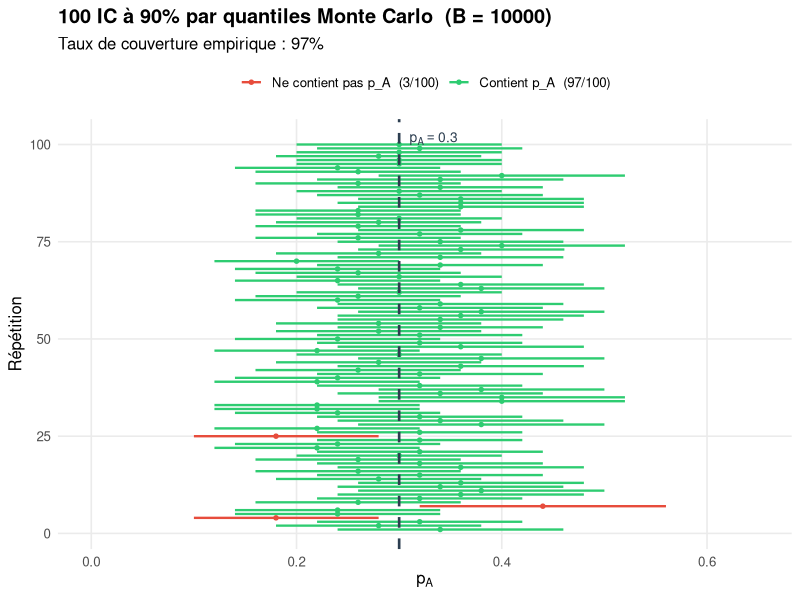

Write R code to recreate this figure.
## ---- chunk 1
pA <- 0.3   # proportion vraie (dans la vraie vie, inconnue)
n      <- 10  # taille d'échantillon
B      <- 10000 # nombre de simulations

# B échantillons → B proportions estimées
pA_est <- rbinom(B, size = n, prob = pA) / n

mean(pA_est)        
var(pA_est)         
## ---- chunk 2
set.seed(3344)
# --- Paramètres ---
p_A   <- 0.3   # vraie proportion
n     <- 50    # taille d'échantillon
N_rep <- 100   # nombre de répétitions
B <- 10000
alpha <- 0.1


# --- Simulation ---

resultats=data.frame(p_hat=rep(NA,N_rep),borne_inf=rep(NA,N_rep),borne_sup=rep(NA,N_rep))

for(i in 1:N_rep){
    p_hat<-rbinom(1, size = n, prob = p_A) / n
    simu<-rbinom(B, size = n, prob = p_hat) / n
    ic<-quantile(simu,probs=c(alpha/2,1-alpha/2))
    resultats$p_hat[i]<-p_hat
    resultats$borne_inf[i]<-ic[[1]]
    resultats$borne_sup[i]<-ic[[2]]
}

resultats$contient <- resultats$borne_inf <= p_A & p_A <= resultats$borne_sup
resultats$couleur  <- ifelse(resultats$contient, "#2ecc71", "#e74c3c")
resultats$rep<-1:N_rep
taux <- mean(resultats$contient)

cat("Taux de couverture :", round(taux * 100, 1), "%\n")



# Graphique 
library(ggplot2)
ggplot(resultats, aes(y = rep, color = contient)) +
  geom_segment(aes(x = borne_inf, xend = borne_sup, yend = rep),
               linewidth = 0.8) +
  geom_point(aes(x = p_hat), size = 1.2) +
  geom_vline(xintercept = p_A, linetype = "dashed",
             color = "#2c3e50", linewidth = 0.9) +
  annotate("text", x = p_A + 0.01, y = N_rep + 1.5,
           label = paste0("p[A]==", p_A),
           parse = TRUE, hjust = 0, size = 3.5, color = "#2c3e50") +
  scale_color_manual(
    values = c("TRUE" = "#2ecc71", "FALSE" = "#e74c3c"),
    labels = c(
      "TRUE"  = paste0("Contient p_A  (", sum( resultats$contient), "/100)"),
      "FALSE" = paste0("Ne contient pas p_A  (", sum(!resultats$contient), "/100)")
    )
  ) +
  scale_x_continuous(limits = c(max(0, p_A - 0.35), min(1, p_A + 0.35))) +
  labs(
    x     = expression(p[A]),
    y     = "Répétition",
    color = NULL,
    title = paste0("100 IC à ",100*(1-alpha),"% par quantiles Monte Carlo  (B = ", B, ")"),
    subtitle = paste0("Taux de couverture empirique : ", round(taux * 100, 1), "%")
  ) +
  theme_minimal(base_size = 12) +
  theme(
    legend.position  = "top",
    panel.grid.minor = element_blank(),
    plot.title       = element_text(face = "bold")
  )
